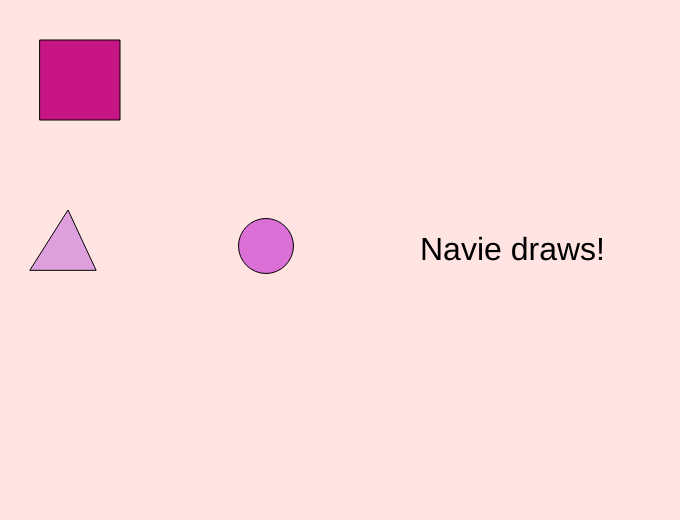
Frame 1 (no input)
Frame 60 (no input): identical to frame 1, image omitted
Frame 120 (the mouse pressed at the canvas centre since frame 60): identical to frame 1, image omitted

The p5.js sketch that drew this single still picture (run headless with seeded random() and noise() and a simulated clock; from frame 60 on, the mouse is pressed at the canvas centre):

// p5.js sketch
// ── sketch.js
function setup() {
  createCanvas(680, 520);
}

// function draw() {
//   if (mouseIsPressed) {
//   	fill(0);
//   } else {
//   	fill(255);
//   }
//   ellipse(mouseX, mouseY, 80, 80);
// }

function draw() {
	background('MistyRose');
	fill('MediumVioletRed' );
	rect(40, 40, 80, 80);
	fill('Plum ' );
	translate(10, 200);
	triangle(20, 70, 58, 10, 86, 70);
	fill('Orchid');
	translate(200, 0);
	ellipse(56, 46, 55, 55);
	translate(200, 0);
	textSize(32);
	fill('Black');
	text('Navie draws!', 10, 60);
}
// ── sketch_clock.js
function setup() {
  createCanvas(720, 560);

}

function draw() {
	background('AntiqueWhite');

	fill('MistyRose');

  	//arc(350, 200, 200, 225, -PI, 0);
  	arc(350, 200, 200, 225, -PI, 0);

  	fill('#4d2600');

    //ellipse(310, 200, 5, map(second(), 59, 0, 0, 59));
    //ellipse(310, 100, 5, map(second(), 0, 59, 300, 5));

  	fill('Wheat');
  	triangle(350-200 / 2, 200 + 5, 350 + 200 / 2, 200 + 5, 350, 200 + 200 * 1.3);

}

// reference aid: http://alpha.editor.p5js.org/ellacyt/sketches/ByaJx92j-
// ── week1.html
<!DOCTYPE html>
<html>
<style>
body { text-align: center; }
</style>
  <head>
    <meta name="viewport" width=device-width, initial-scale=1.0, maximum-scale=1.0, user-scalable=0>
    <style> body {padding: 0; margin: 0;} </style>
    <script src="../p5.min.js"></script>
    <script src="../p5.dom.min.js"></script>
    <script src="sketch.js"></script>
  </head>
  <body>
  </body>
</html>
// ── week2.html
<!DOCTYPE html>
<html>
<style>
body { text-align: center; }
</style>
  <head>
    <meta name="viewport" width=device-width, initial-scale=1.0, maximum-scale=1.0, user-scalable=0>
    <style> body {padding: 0; margin: 0;} </style>
    <script src="../p5.min.js"></script>
    <script src="../p5.dom.min.js"></script>
    <script src="sketch_clock.js"></script>
  </head>
  <body>
  </body>
</html>
